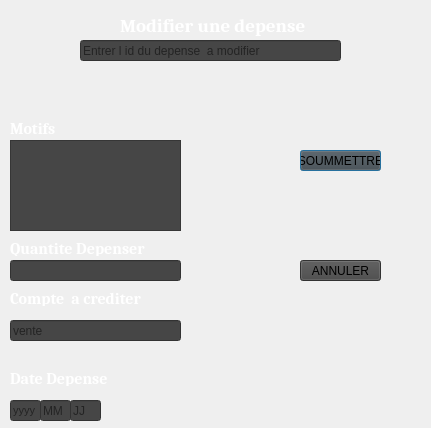
<?xml version="1.0" encoding="UTF-8"?>
<ui version="4.0">
 <class>modifierdepense</class>
 <widget class="QDialog" name="modifierdepense">
  <property name="geometry">
   <rect>
    <x>0</x>
    <y>0</y>
    <width>431</width>
    <height>428</height>
   </rect>
  </property>
  <property name="windowTitle">
   <string>Modifier depense</string>
  </property>
  <property name="windowIcon">
   <iconset resource="../../Documents/Menu/logo1.qrc">
    <normaloff>:/menu/logo1/logo.png</normaloff>:/menu/logo1/logo.png</iconset>
  </property>
  <widget class="QLabel" name="label">
   <property name="geometry">
    <rect>
     <x>120</x>
     <y>10</y>
     <width>231</width>
     <height>31</height>
    </rect>
   </property>
   <property name="font">
    <font>
     <family>Cambria</family>
     <pointsize>14</pointsize>
     <weight>75</weight>
     <bold>true</bold>
    </font>
   </property>
   <property name="styleSheet">
    <string notr="true">color: rgb(255, 255, 255);</string>
   </property>
   <property name="text">
    <string>Modifier une depense</string>
   </property>
  </widget>
  <widget class="QLineEdit" name="iddepense">
   <property name="geometry">
    <rect>
     <x>80</x>
     <y>40</y>
     <width>261</width>
     <height>21</height>
    </rect>
   </property>
   <property name="styleSheet">
    <string notr="true">background-color: rgb(70, 70, 70);</string>
   </property>
   <property name="placeholderText">
    <string>Entrer l id du depense  a modifier </string>
   </property>
  </widget>
  <widget class="QLineEdit" name="Compte">
   <property name="geometry">
    <rect>
     <x>10</x>
     <y>320</y>
     <width>171</width>
     <height>21</height>
    </rect>
   </property>
   <property name="styleSheet">
    <string notr="true">background-color: rgb(70, 70, 70);</string>
   </property>
   <property name="placeholderText">
    <string>vente</string>
   </property>
  </widget>
  <widget class="QLineEdit" name="jour">
   <property name="geometry">
    <rect>
     <x>70</x>
     <y>400</y>
     <width>31</width>
     <height>21</height>
    </rect>
   </property>
   <property name="styleSheet">
    <string notr="true">background-color: rgb(70, 70, 70);</string>
   </property>
   <property name="maxLength">
    <number>2</number>
   </property>
   <property name="placeholderText">
    <string>JJ</string>
   </property>
  </widget>
  <widget class="QLineEdit" name="quantite">
   <property name="geometry">
    <rect>
     <x>10</x>
     <y>260</y>
     <width>171</width>
     <height>21</height>
    </rect>
   </property>
   <property name="styleSheet">
    <string notr="true">background-color: rgb(70, 70, 70);</string>
   </property>
   <property name="clearButtonEnabled">
    <bool>true</bool>
   </property>
  </widget>
  <widget class="QPushButton" name="pushButton">
   <property name="geometry">
    <rect>
     <x>300</x>
     <y>150</y>
     <width>81</width>
     <height>21</height>
    </rect>
   </property>
   <property name="styleSheet">
    <string notr="true">background-color: rgb(70, 70, 70);
</string>
   </property>
   <property name="text">
    <string>SOUMMETTRE</string>
   </property>
  </widget>
  <widget class="QPushButton" name="pushButton_3">
   <property name="geometry">
    <rect>
     <x>300</x>
     <y>260</y>
     <width>81</width>
     <height>21</height>
    </rect>
   </property>
   <property name="styleSheet">
    <string notr="true">background-color: rgb(70, 70, 70);</string>
   </property>
   <property name="text">
    <string>ANNULER</string>
   </property>
  </widget>
  <widget class="QLineEdit" name="mois">
   <property name="geometry">
    <rect>
     <x>40</x>
     <y>400</y>
     <width>31</width>
     <height>21</height>
    </rect>
   </property>
   <property name="styleSheet">
    <string notr="true">background-color: rgb(70, 70, 70);</string>
   </property>
   <property name="maxLength">
    <number>2</number>
   </property>
   <property name="placeholderText">
    <string>MM</string>
   </property>
  </widget>
  <widget class="QLineEdit" name="anne">
   <property name="geometry">
    <rect>
     <x>10</x>
     <y>400</y>
     <width>31</width>
     <height>21</height>
    </rect>
   </property>
   <property name="font">
    <font>
     <pointsize>8</pointsize>
     <weight>50</weight>
     <bold>false</bold>
     <underline>false</underline>
     <strikeout>false</strikeout>
    </font>
   </property>
   <property name="tabletTracking">
    <bool>true</bool>
   </property>
   <property name="contextMenuPolicy">
    <enum>Qt::DefaultContextMenu</enum>
   </property>
   <property name="autoFillBackground">
    <bool>false</bool>
   </property>
   <property name="styleSheet">
    <string notr="true">background-color: rgb(70, 70, 70);</string>
   </property>
   <property name="text">
    <string/>
   </property>
   <property name="maxLength">
    <number>4</number>
   </property>
   <property name="placeholderText">
    <string>yyyy</string>
   </property>
  </widget>
  <widget class="QLabel" name="label_8">
   <property name="geometry">
    <rect>
     <x>10</x>
     <y>370</y>
     <width>111</width>
     <height>16</height>
    </rect>
   </property>
   <property name="font">
    <font>
     <family>Cambria</family>
     <pointsize>12</pointsize>
     <weight>75</weight>
     <bold>true</bold>
    </font>
   </property>
   <property name="styleSheet">
    <string notr="true">color: rgb(255, 255, 255);</string>
   </property>
   <property name="text">
    <string>Date Depense</string>
   </property>
  </widget>
  <widget class="QLabel" name="label_7">
   <property name="geometry">
    <rect>
     <x>10</x>
     <y>240</y>
     <width>141</width>
     <height>16</height>
    </rect>
   </property>
   <property name="font">
    <font>
     <family>Cambria</family>
     <pointsize>12</pointsize>
     <weight>75</weight>
     <bold>true</bold>
    </font>
   </property>
   <property name="styleSheet">
    <string notr="true">color: rgb(255, 255, 255);</string>
   </property>
   <property name="text">
    <string>Quantite Depenser</string>
   </property>
  </widget>
  <widget class="QLabel" name="label_9">
   <property name="geometry">
    <rect>
     <x>10</x>
     <y>290</y>
     <width>211</width>
     <height>16</height>
    </rect>
   </property>
   <property name="font">
    <font>
     <family>Cambria</family>
     <pointsize>12</pointsize>
     <weight>75</weight>
     <bold>true</bold>
    </font>
   </property>
   <property name="styleSheet">
    <string notr="true">color: rgb(255, 255, 255);</string>
   </property>
   <property name="text">
    <string>Compte  a crediter</string>
   </property>
  </widget>
  <widget class="QTextEdit" name="motif">
   <property name="geometry">
    <rect>
     <x>10</x>
     <y>140</y>
     <width>171</width>
     <height>91</height>
    </rect>
   </property>
   <property name="styleSheet">
    <string notr="true">background-color: rgb(70, 70, 70);</string>
   </property>
  </widget>
  <widget class="QLabel" name="label_3">
   <property name="geometry">
    <rect>
     <x>0</x>
     <y>-10</y>
     <width>571</width>
     <height>441</height>
    </rect>
   </property>
   <property name="text">
    <string/>
   </property>
   <property name="pixmap">
    <pixmap resource="../../Documents/Menu/fond2.qrc">:/menu/fond/Fond2.png</pixmap>
   </property>
   <property name="scaledContents">
    <bool>true</bool>
   </property>
  </widget>
  <widget class="QLabel" name="label_6">
   <property name="geometry">
    <rect>
     <x>10</x>
     <y>120</y>
     <width>51</width>
     <height>16</height>
    </rect>
   </property>
   <property name="font">
    <font>
     <family>Cambria</family>
     <pointsize>12</pointsize>
     <weight>75</weight>
     <bold>true</bold>
    </font>
   </property>
   <property name="styleSheet">
    <string notr="true">color: rgb(255, 255, 255);</string>
   </property>
   <property name="text">
    <string>Motifs</string>
   </property>
  </widget>
  <zorder>label_3</zorder>
  <zorder>motif</zorder>
  <zorder>label_8</zorder>
  <zorder>Compte</zorder>
  <zorder>pushButton</zorder>
  <zorder>anne</zorder>
  <zorder>pushButton_3</zorder>
  <zorder>label_6</zorder>
  <zorder>jour</zorder>
  <zorder>label_9</zorder>
  <zorder>mois</zorder>
  <zorder>label_7</zorder>
  <zorder>quantite</zorder>
  <zorder>label</zorder>
  <zorder>iddepense</zorder>
 </widget>
 <resources>
  <include location="../../Documents/Menu/fond2.qrc"/>
  <include location="../../Documents/Menu/logo1.qrc"/>
 </resources>
 <connections/>
</ui>
